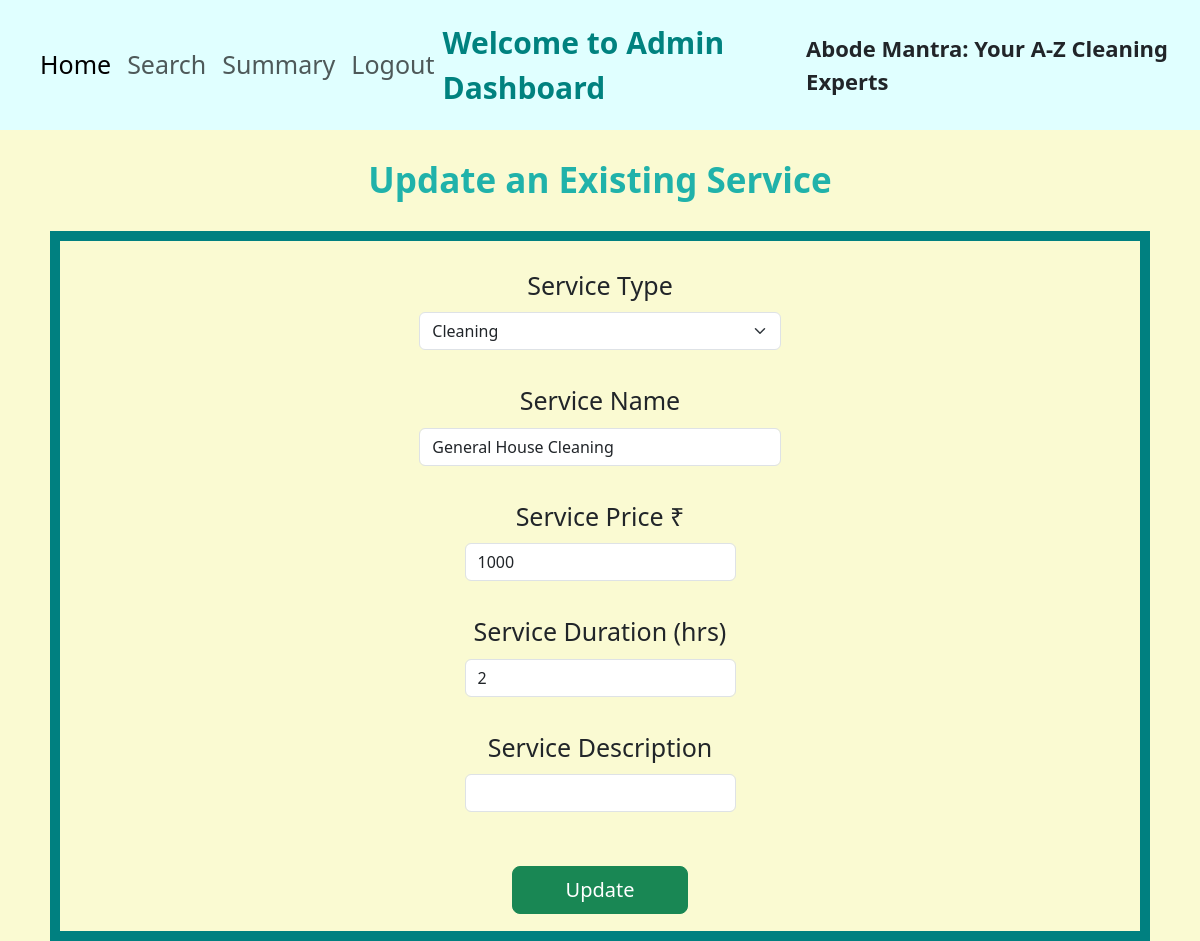
/admin/service_update/1, run on the app's committed database.
### application/models.py (models this page shows)
class Service(db.Model):
    __tablename__="service"
    service_id=db.Column(db.Integer, primary_key=True, autoincrement=True)
    service_type=db.Column(db.String(), nullable=False)
    service_name=db.Column(db.String(), nullable=False, unique=True)
    service_price=db.Column(db.Integer, nullable=False)
    service_duration=db.Column(db.Integer, nullable=False)
    service_desc=db.Column(db.String())
    service_req=db.Relationship('ServiceRequest',backref='sr',cascade='delete')

### application/controllers.py (the view, shortened to what this page needs)
@app.route('/admin/service_update/<int:service_id>',methods=["GET","POST"])
def service_update(service_id):
    if request.method=="GET":
        service_data=Service.query.filter(Service.service_id==service_id).first()
        return render_template('service_update.html',data=service_data,service_data=service_type_list)

### templates/service_update.html (shortened to what this page needs)
<!DOCTYPE html>
<html lang="en">
<head>
    <link rel="stylesheet" href="/static/bootstrap/css/bootstrap.min.css">
</head>
<body style="background-color: lightgoldenrodyellow">
    <nav class="navbar navbar-expand-lg col-md-12"style="background-color:lightcyan; font-size: 25px; padding: 20px;">
        <div class="container-fluid">
            <ul class="navbar-nav">
                <li class="nav-item">
                    <a class="nav-link active" href="/admin/home">Home</a>
                </li>
                <li class="nav-item">
                    <a class="nav-link" aria-current="page" href="/admin/search">Search</a>
                </li>
                <li class="nav-item">
                    <a class="nav-link" href="/admin/summary">Summary</a>
                </li>
                <li class="nav-item">
                    <a class="nav-link" href="/">Logout</a>
                </li>
            </ul>
            <p class="mb-0" style="color:#00827f; font-size:30px; font-weight:bold;">Welcome to Admin Dashboard</p>
            <p class="mb-0" style="font-size:22px; font-weight:bold;">Abode Mantra: Your A-Z Cleaning Experts</p>
        </div>
    </nav><br>
    <p class="mb-0 text-center" style="color:lightseagreen; font-size:35px; font-weight:bold;">Update an Existing Service</p><br>
    <div class="container">
        <form method="POST" id="service-form">
            <div class="row">
                <div class="my-3 col-md-4" style="text-align:center;padding:0px;margin:auto">
                    <label for="name" class="form-label">Service Type</label>
                    <select class="form-select" name="service_type" required>
                        <option selected>{{data.service_type}}</option>
                    </select>
                </div>
            </div>
            <div class="row">
                <div class="my-3 col-md-4"style="text-align:center;padding:0px;margin:auto">
                    <label for="name" class="form-label">Service Name</label>
                    <input type="text" class="form-control" id="service_name" name="service_name" value='{{data.service_name}}' required>
                </div>
            </div>
            <div class="row">
                <div class="my-3 col-md-3" style="text-align: center;padding:0px;margin:auto">
                    <label for="name" class="form-label">Service Price ₹</label>
                    <input type="text" class="form-control" name="service_price" value={{data.service_price}} required>
                </div>
            </div>
            <div class="row">
                <div class="my-3 col-md-3" style="text-align:center;padding:0px;margin:auto">
                    <label for="name" class="form-label">Service Duration (hrs)</label>
                    <input type="text" class="form-control" id="service_duration" name="service_duration" value='{{data.service_duration}}' required>
                </div>
            </div>
            <div class="row">
                <div class="my-3 col-md-3" style="text-align: center;padding:0px;margin:auto">
                    <label for="service_desc" class="form-label">Service Description</label>
                    <input type="text" class="form-control" id="service_desc" name="service_desc" value='{{data.service_desc}}'>
                </div>
            </div><br>
            <button type="submit" class="btn btn-success btn-lg p-2 col-md-2" id="btn-create">Update</button>
        </form>
    </div>
</body>
</html>

### templates/service_update.html (style rules this page uses)
.container { text-align: center; background-color: lightgoldenrodyellow; padding: 10px; font-size: 25px; margin: auto; border: 10px solid teal; height: 710px; width: 1100px; }

### data on the page
Service: service_type "Cleaning", service_name "General House Cleaning", service_price "1000", service_duration "2"
